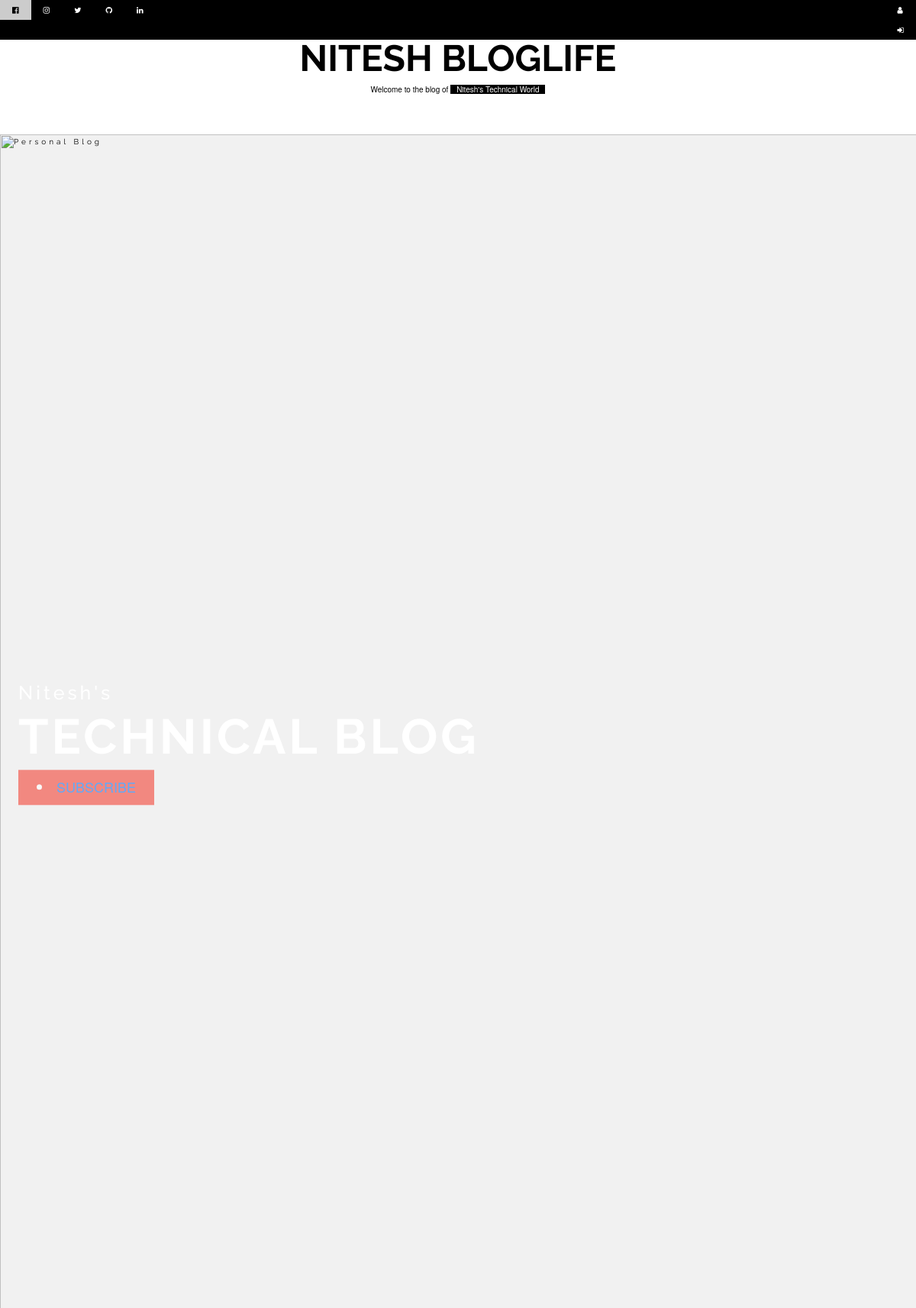
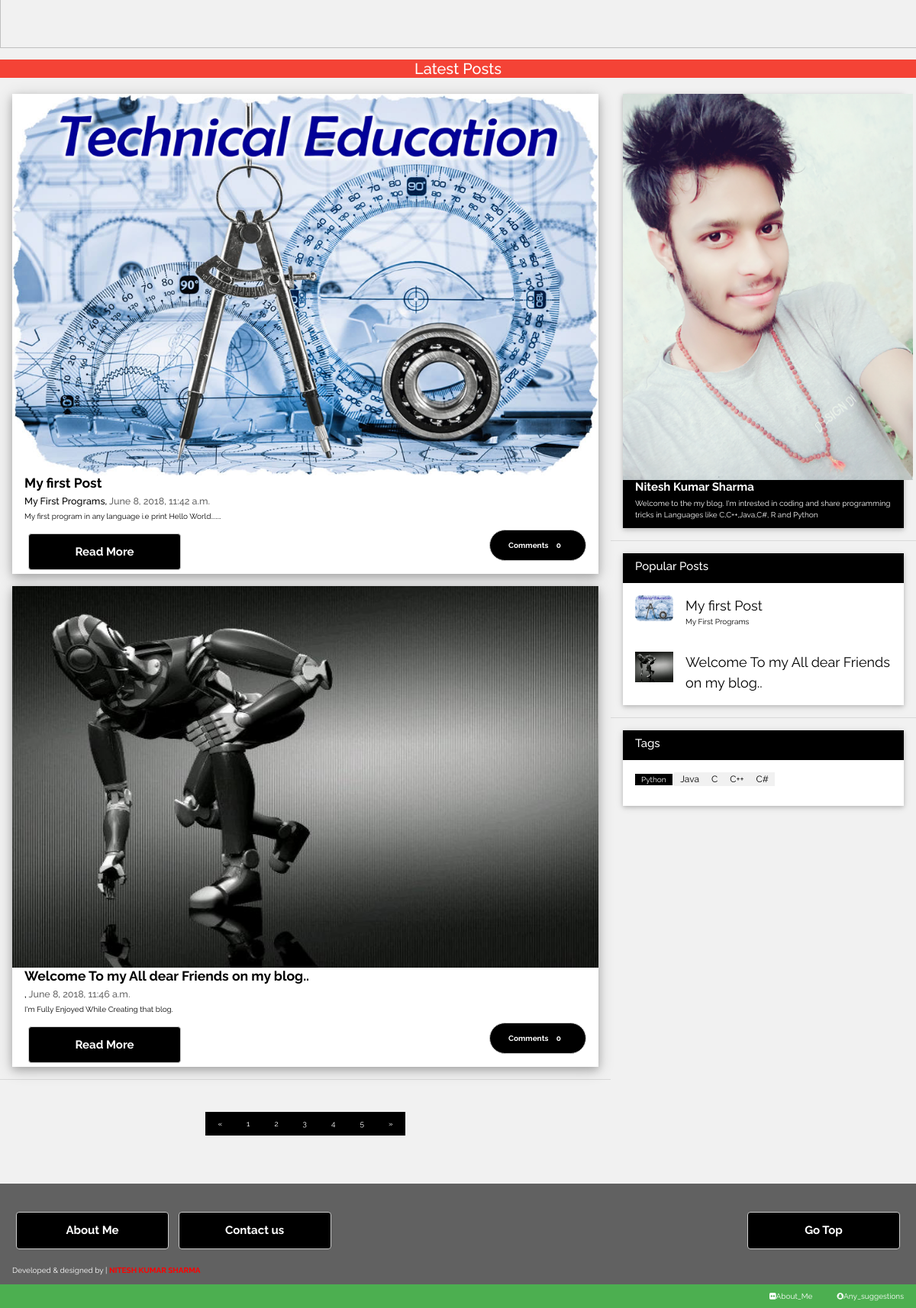
The page / on the database its author committed (2 pictures, top to bottom).
### blog/models.py (models this page shows, shortened)
class Post(models.Model):
    title = models.CharField(max_length=200)
    body = models.TextField()
    code = models.TextField(blank=True)
    date = models.DateTimeField(auto_now=True)
    remark = models.CharField(max_length=100, blank=True)
    image = models.ImageField(upload_to='media', blank=True)
    link = models.CharField(max_length=500, blank=True)
    file = models.FileField(upload_to='files', blank=True)

### blog/views.py (the view)
# urls.py: path('', Fun.as_view(), name='index'),
class Fun(ListView, View):
    template_name = "blog/Home.html"
    context_object_name = 'post'
    def get_queryset(self):
        return Post.objects.all()
    def post(self, request, *args, **kwargs):
        if request.method == 'POST':
            print(request.POST)
            if request.POST.get('password') == request.POST.get('password_confirmation') and request.POST.get('psw') is None:
                username = request.POST.get('username')
                password = request.POST.get('password')
                email = request.POST.get('email')
                if not (User.objects.filter(username=username).exists() or User.objects.filter(email=email).exists()):
                    User.objects.create_user(username, email, password)
                    user = authenticate(username=username, password=password)
                    login(request, user)
                    redirect('blog:index')
                else:
                    raise forms.ValidationError('Looks like a username with that email or password already exists')
            elif request.POST.get('psw') is not None:
                username = request.POST.get('username')
                password = request.POST.get('psw')
                user = authenticate(username=username, password=password)
                if user is not None:
                    if user.is_active:
                        login(request, user)
                        return redirect('blog:index')
                else:
                    print(request.POST)
                    return HttpResponse('<h1>signup</h1>')
        return render(request, 'blog/Home.html')

### blog/templates/blog/Home.html (shortened to what this page needs)
{% extends 'blog/base.html' %}
{% load staticfiles %}
{%block body%}
<body class="w3-light-grey">
<div class="w3-bar w3-black w3-top ">
  <a title="Facebook" href="https://www.facebook.com/niteshkumar.sharma.1428/" class="w3-bar-item w3-button"><i class="fa fa-facebook-official"></i></a>
  <a title="Instagram" href="https://www.instagram.com/niteshcs113/" class="w3-bar-item w3-button"><i class="fa fa-instagram"></i></a>
  <a title="Twitter" href="https://twitter.com/NiteshK38744249/" class="w3-bar-item w3-button"><i class="fa fa-twitter"></i></a>
<a title="Github" href="https://github.com/niteshcs113/" class="w3-bar-item w3-button"><i class="fa fa-github"></i></a>
<a title="LinkedIn" href="https://www.linkedin.com/in/nitesh-kumar-sharma-39408315b" class="w3-bar-item w3-button"><i class="fa fa-linkedin"></i></a>
   <ul class="nav navbar-nav navbar-right">
    <li><a title="Register" data-toggle="modal" href="javascript:void(0)" onclick="openRegisterModal();" class="w3-bar-item w3-button"><span
            class="fa fa-user"></span></a></li>
    <li><a  data-toggle="modal" href="javascript:void(0)" onclick="openLoginModal(); " class="w3-bar-item w3-button" title="LogIn"><span
            class="fa fa-sign-in"></span></a></li>
            </div>
<div class="w3-bar w3-green  w3-bottom ">
        <a href="{% url 'blog:suggestions' %}" class="w3-bar-item w3-button w3-right"><i class="fa fa-snapchat"></i>Any_suggestions</a>
        <a href="{% url 'blog:about' %}" class="w3-bar-item w3-button w3-right"><i class="fa fa-flickr"></i>About_Me</a>
</div>
    <body class="w3-light-grey w3-animate-opacity">
<div class="w3-content" style="max-width:1600px">
    <header class="w3-container w3-center w3-padding-48 w3-white">
      <h1 class="w3-xxxlarge"><b >NITESH BLOGLIFE</b></h1>
      <h6 >Welcome to the blog of <span class="w3-tag" >Nitesh's Technical World</span></h6>
    </header>
    <header class="w3-display-container w3-wide" id="home">
      <img class="w3-image" src="https://ritatpro.com/wp-content/uploads/2018/01/facebook5-1024x640.jpg" alt="Personal Blog" width="1600" height="1060">
      <div class="w3-display-left w3-padding-large">
        <h1 class="w3-text-white">Nitesh's</h1>
        <h1 class="w3-jumbo w3-text-white w3-hide-small"><b>TECHNICAL BLOG</b></h1>
        <h6><button class="w3-button w3-red w3-padding-large w3-large w3-opacity w3-hover-opacity-off">
                <li><a data-toggle="modal" href="javascript:void(0)" onclick="openRegisterModal();" >SUBSCRIBE</a></li></button></h6>
      </div>
    </header>
<br/>
<div class=" w3-center w3-red " >
    <h2>Latest Posts</h2>
</div>
        <div class="w3-row">
            <div class="w3-col l8 s12">
                {% for i in post %}
                    <div class="w3-card-4 w3-margin w3-white">
                        <a href="/{{ i.id }}"><img src="{{ i.image.url }}" alt="Nature"
                                                   style="width:100%;max-height:500px"></a>
                        <div class="w3-container">
                            <h3><b>{{ i.title }}</b></h3>
                            <h5>{{ i.remark }}, <span class="w3-opacity">{{ i.date }}</span></h5>
                        </div>
                        <div class="w3-container">
                            <p style="white-space: pre-wrap;">{{ i.body }}</p>
                            <div class="w3-row">
                                <div class="w3-col m8 s12">
                                    <a href="/{{ i.id }}">
                                        <button class="button w3-padding-large w3-black w3-border w3-round-xxlarge">
                                            <span><b>Read More</b>  </span></button>
                                    </a>
                                </div>
                                <div class="w3-col m4 ">
                                    <a href="{% url 'blog:comment' i.id %}"><span
                                            class="w3-button w3-hide-small w3-round-xxlarge w3-padding-large w3-black w3-right w3-border"><b>Comments </b> <span
                                            class="w3-tag  "><b>{{ i.comment_set.count }}</b></span></span></a>
                                </div>
                            </div>
                        </div>
                    </div>
                {% endfor %}
                <hr>
                <div class="w3-center">
                        <div class="w3-center w3-padding-32">
                          <div class="w3-bar w3-black">
                            <a href="" class="w3-bar-item w3-button w3-hover-theme">«</a>
                            <a href="" class="w3-bar-item w3-button w3-theme w3-hover-theme">1</a>
                            <a href="" class="w3-bar-item w3-button w3-hover-theme">2</a>
                            <a href="" class="w3-bar-item w3-button w3-hover-theme">3</a>
                            <a href="" class="w3-bar-item w3-button w3-hover-theme">4</a>
                            <a href="" class="w3-bar-item w3-button w3-hover-theme">5</a>
                            <a href="" class="w3-bar-item w3-button w3-hover-theme">»</a>
                          </div>
                        </div>
                      </div>
            </div>
            <div class="w3-col l4">
                <div class="w3-card w3-margin w3-margin-top">
                    <a href="{% url 'blog:about' %}"> <img class="" src="../../../media/profile/aabb.jpg"
                                                           style="width:380;"></a>
                    <div class="w3-container w3-black">
                        <h4><b>Nitesh Kumar Sharma</b></h4>
                        <p>Welcome to the my blog. I'm intrested in coding and
                            share programming tricks in Languages like C,C++,Java,C#, R and Python</p>
                    </div>
                </div>
                <hr>
                <div class="w3-card w3-margin">
                    <div class="w3-container w3-padding w3-black">
                        <h4>Popular Posts</h4>
                    </div>
                    {% for i in post %}
                        <a style="text-decoration:none;" href="{{ i.id }}">
                            <ul class="w3-ul w3-hoverable w3-white">
                                <li class="w3-padding-16">
                                    <img src="{{ i.image.url }}" alt="Image" class="w3-left w3-margin-right"
                                         style="width:50px">
                                    <span class="w3-large">{{ i.title }}</span><br>
                                    <span>{{ i.remark }}</span>
                                </li>
                            </ul>
                        </a>
                    {% endfor %}
                </div>
                <hr>
                <div class="w3-card w3-margin">
                    <div class="w3-container w3-padding w3-black">
                        <h4>Tags</h4>
                    </div>
                    <div class="w3-container w3-white">
                        <br/>
                        <p><span class="w3-tag w3-black w3-margin-bottom">Python</span> <span
                                class="w3-tag w3-light-grey w3-small w3-margin-bottom"> Java </span><span
                                class="w3-tag w3-light-grey w3-small w3-margin-bottom"> C </span><span
                                class="w3-tag w3-light-grey w3-small w3-margin-bottom"> C++ </span><span
                                class="w3-tag w3-light-grey w3-small w3-margin-bottom"> C# </span>
                            </p>
                    </div>
                </div>
            </div>
        </div>
        <br>
    </div>
    <footer class="w3-container w3-dark-grey w3-padding-32 w3-margin-top">
            <a href="">
                    <button class="button w3-padding-large w3-black w3-border w3-right"><span> <b>Go Top </b></span></button>
                </a>
        <a href="{% url 'blog:about' %}">
            <button class="button w3-padding-large w3-black w3-border"><span> <b>About Me  </b></span></button>
        </a>
        <a href="{% url 'blog:suggestions' %}">
            <button class="button w3-padding-large w3-black w3-border "><span> <b>Contact us  </b></span></button>
        </a>
       <br/><br> <p>Developed & designed by | <a href="" target="_blank"><b style="color:red">NITESH KUMAR SHARMA</b></a></p>
    </footer>
    </body>
{% endblock %}

### blog/templates/blog/base.html (shortened to what this page needs)
{% load staticfiles %}
<head>
    <link rel="stylesheet" href="https://maxcdn.bootstrapcdn.com/bootstrap/3.3.7/css/bootstrap.min.css">
    <link rel="stylesheet" href="{% static 'css/w3.css' %}">
    <link rel="stylesheet" href="http://netdna.bootstrapcdn.com/font-awesome/4.0.3/css/font-awesome.css">
    <link rel="stylesheet" href="{% static 'css/font-awesome.min.css' %}">
    <link rel="stylesheet" href="https://cdnjs.cloudflare.com/ajax/libs/font-awesome/4.7.0/css/font-awesome.min.css">
    <link href="{% static 'register/bootstrap3/css/bootstrap.css' %}" rel="stylesheet"/>
    <link href="{% static 'register/login-register.css' %}" rel="stylesheet"/>
    <link href="{% static 'comment/style.css' %}" rel="stylesheet">
    <link href="{% static 'comment/bootstrap.min.css' %}" rel="stylesheet" id="bootstrap-css">
</head>
<body>
{% block body %}
{% endblock %}
</body>

### static_temp/comment/style.css (style rules this page uses)
* { margin: 0; padding: 0; -webkit-box-sizing: border-box; -moz-box-sizing: border-box; box-sizing: border-box; }
a { color: #03658c; text-decoration: none; }
ul { list-style-type: none; }
body { font-family: 'Roboto', Arial, Helvetica, Sans-serif, Verdana; background: #dee1e3; }

### blog/templates/blog/Home.html (style rules this page uses)
body, h1, h2, h3, h4, h5 { font-family: "Raleway", sans-serif }
.button { border-radius: 4px; background-color: #f4511e; border: none; color: #FFFFFF; text-align: center; font-size: 15px; padding: 20px; width: 200px; transition: all 0.5s; cursor: pointer; margin: 5px; }
.button span { cursor: pointer; display: inline-block; position: relative; transition: 0.5s; }
.button span:after { content: '\00bb'; position: absolute; opacity: 0; top: 0; right: -20px; transition: 0.5s; }

### rows shown on the page
Post: image (picture), title "My first Post", remark "My First Programs", date "June 8, 2018, 11:42 a.m.", body "My first program in any language i.e print Hello World.......", comment_set.count "0"
Post: image (picture), title "Welcome To my All dear Friends on my blog..", date "June 8, 2018, 11:46 a.m.", body "I'm Fully Enjoyed While Creating that blog.", comment_set.count "0"
